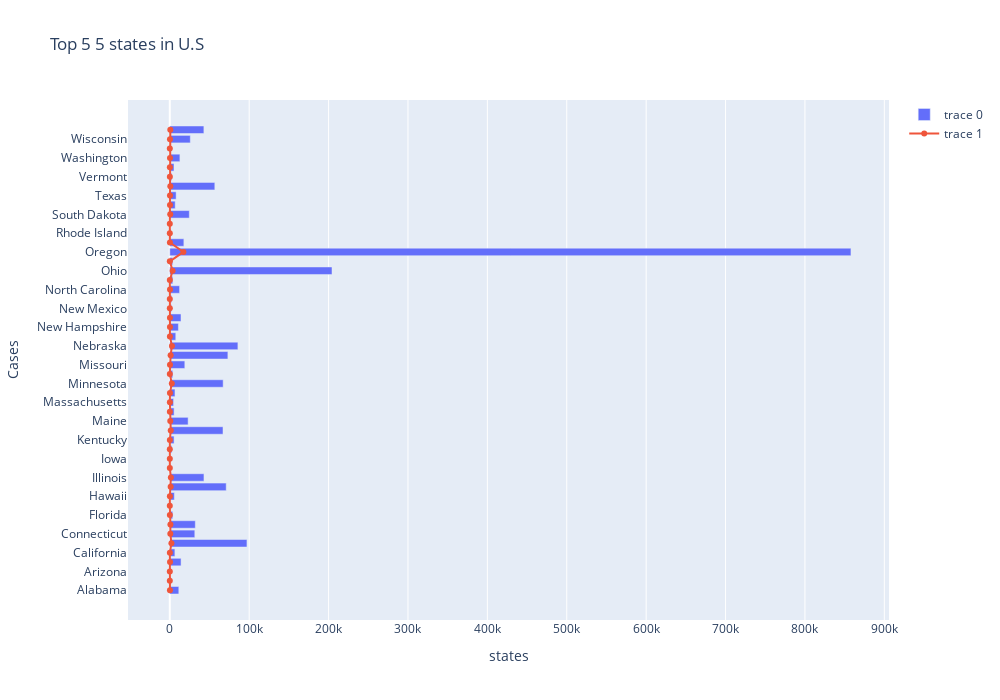

The notebook cell saved with this chart:
### Code cell
fig = go.Figure()
fig.add_trace(go.Bar(
            x=df_state['total_confirmed_tillnow'],
            y=df_states['state'],
            orientation='h'))

fig.add_trace(go.Scatter(
            x=df_state['total_death_tillnow'],
            y=df_states['state'],
            mode='lines+markers',
            orientation='h'))
fig.update_layout(
        title='Top'+' '+str(5)+' '+'5' +' '+"states in U.S",
        xaxis_title="states",
        yaxis_title="Cases",
        autosize=False,
        width=1000,
        height=700
        )
#fig.update_layout(barmode='stack')
fig.show()

### Figure 1 — Plotly figure (JSON) as saved in the notebook; plotly's stock layout.template omitted (floating-point values rounded to 4 significant figures)
{"data": [{"orientation": "h", "type": "bar", "x": [11344, 1304, 0, 14187, 6395, 97180, 31501, 32144, 3648, 925, 5715, 71049, 43027, 1124, 847, 2470, 5387, 67004, 23078, 5413, 4749, 6514, 67210, 3653, 18923, 73149, 85772, 7523, 10842, 14122, 2086, 2214, 12326, 3732, 204298, 3643, 857942, 17706, 1428, 26, 24590, 6807, 7972, 56703, 2352, 5306, 12726, 1397, 25852, 42925, 10041, 3348, 289, 14455, 71546, 1686, 16750, 1345], "y": ["Alabama", "Alaska", "Arizona", "Arkansas", "California", "Colorado", "Connecticut", "Delaware", "Florida", "Georgia", "Hawaii", "Idaho", "Illinois", "Indiana", "Iowa", "Kansas", "Kentucky", "Louisiana", "Maine", "Maryland", "Massachusetts", "Michigan", "Minnesota", "Mississippi", "Missouri", "Montana", "Nebraska", "Nevada", "New Hampshire", "New Jersey", "New Mexico", "New York", "North Carolina", "North Dakota", "Ohio", "Oklahoma", "Oregon", "Pennsylvania", "Rhode Island", "South Carolina", "South Dakota", "Tennessee", "Texas", "Utah", "Vermont", "Virginia", "Washington", "West Virginia", "Wisconsin", "Wyoming"]}, {"mode": "lines+markers", "orientation": "h", "type": "scatter", "x": [194, 27, 0, 267, 83, 2033, 655, 774, 81, 0, 99, 1075, 1321, 35, 25, 9, 66, 1176, 603, 70, 115, 201, 2502, 44, 240, 1023, 2707, 128, 198, 197, 36, 30, 268, 33, 3545, 43, 17145, 136, 20, 4, 556, 244, 211, 668, 89, 70, 254, 29, 223, 633, 45, 166, 0, 313, 3405, 9, 306, 0], "y": ["Alabama", "Alaska", "Arizona", "Arkansas", "California", "Colorado", "Connecticut", "Delaware", "Florida", "Georgia", "Hawaii", "Idaho", "Illinois", "Indiana", "Iowa", "Kansas", "Kentucky", "Louisiana", "Maine", "Maryland", "Massachusetts", "Michigan", "Minnesota", "Mississippi", "Missouri", "Montana", "Nebraska", "Nevada", "New Hampshire", "New Jersey", "New Mexico", "New York", "North Carolina", "North Dakota", "Ohio", "Oklahoma", "Oregon", "Pennsylvania", "Rhode Island", "South Carolina", "South Dakota", "Tennessee", "Texas", "Utah", "Vermont", "Virginia", "Washington", "West Virginia", "Wisconsin", "Wyoming"]}], "layout": {"autosize": false, "height": 700, "title": {"text": "Top 5 5 states in U.S"}, "width": 1000, "xaxis": {"title": {"text": "states"}}, "yaxis": {"title": {"text": "Cases"}}}}
